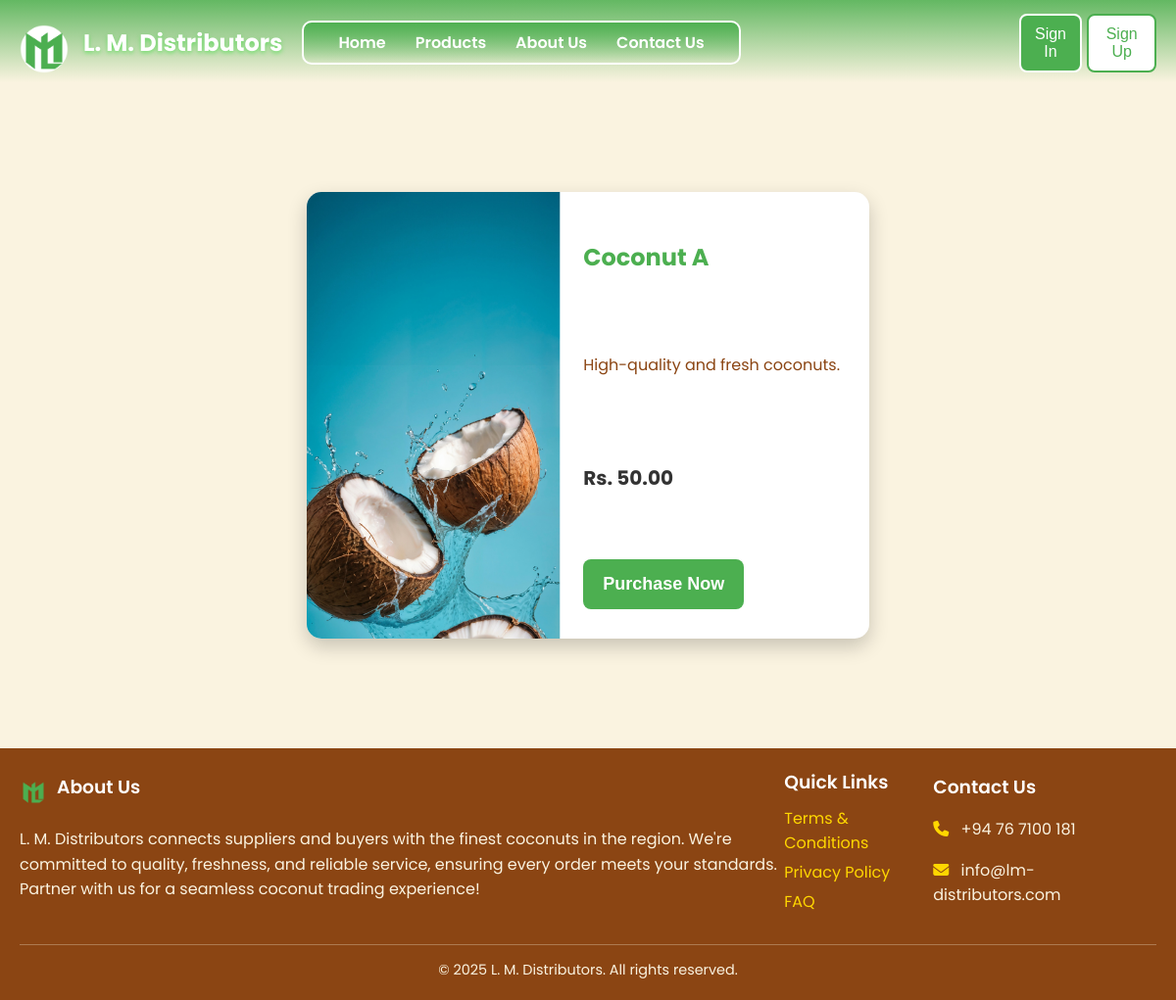
/product-details.php?productid=1, run on the app's committed database.
### tables this page shows
CREATE TABLE `product` (
  `productid` int(11) NOT NULL,
  `name` varchar(255) NOT NULL,
  `description` text NOT NULL,
  `price` decimal(10,2) NOT NULL,
  `image` varchar(255) DEFAULT NULL,
  `category` varchar(100) NOT NULL,
  `quantity` int(11) NOT NULL
);

### product-details.php (the view, shortened to what this page needs)
<?php
    include_once 'config.php';
    if (isset($_GET['productid'])) {
        $productid = intval($_GET['productid']);
        $sql = "SELECT * FROM product WHERE productid = ?";
        $stmt = $conn->prepare($sql);
        $stmt->bind_param("i", $productid);
        $stmt->execute();
        $result = $stmt->get_result();
        if ($result->num_rows > 0) {
            $product = $result->fetch_assoc();
        }
    }
?>
<!DOCTYPE html>
<html lang="en">
<head>
    <link rel="stylesheet" href="./css/product-details.css">
    <link rel="stylesheet" href="https://cdnjs.cloudflare.com/ajax/libs/font-awesome/6.0.0-beta3/css/all.min.css">
</head>
<body>
    <?php include 'header.php'; ?>
    <section class="product-details">
        <div class="product-card">
            <div class="product-image">
                <img src="./images/products/<?php echo htmlspecialchars($product['image']); ?>" alt="<?php echo htmlspecialchars($product['name']); ?>" />
            </div>
            <div class="product-info">
                <h1><?php echo htmlspecialchars($product['name']); ?></h1>
                <p class="product-description"><?php echo htmlspecialchars($product['description']); ?></p>
                <p class="product-price">Rs. <?php echo number_format($product['price'], 2); ?></p>
                <form action="purchase-item.php" method="POST">
                    <button type="submit" class="purchase-button" name="purchase-button">Purchase Now</button>
                </form>
            </div>
        </div>
    </section>
    <?php include 'footer.php'; ?>
</body>
</html>

### css/product-details.css (style rules this page uses)
body { margin: 0; font-family: 'Poppins', sans-serif; background-color: #FAF3E0; color: #333; }
.product-details { display: flex; justify-content: center; align-items: center; min-height: 80vh; padding: 20px; }
.product-card { display: flex; flex-wrap: wrap; max-width: 900px; background: #fff; box-shadow: 0 8px 20px rgba(0, 0, 0, 0.2); border-radius: 15px; overflow: hidden; animation: fadeIn 1s ease-in-out; }
.product-image img { max-width: 450px; max-height: 450px; width: 100%; height: auto; object-fit: cover; scale: 1.05; transition: margin-right 0.5s ease, transform 0.5s; }
.product-info { padding: 30px; flex: 1; display: flex; flex-direction: column; justify-content: space-between; }
.product-info h1 { color: #4CAF50; margin-bottom: 15px; animation: slideInLeft 1s ease-in-out; }
.product-description { color: #8B4513; margin-bottom: 20px; animation: slideInRight 1s ease-in-out; }
.product-price { font-size: 20px; font-weight: bold; color: #333; margin-bottom: 20px; animation: fadeIn 1.5s ease-in-out; }
.purchase-button { background-color: #4CAF50; color: white; border: none; padding: 15px 20px; border-radius: 8px; font-size: 18px; font-weight: bold; cursor: pointer; transition: background-color 0.3s ease, transform 0.3s ease; }

### data on the page
product: image (picture), name "Coconut A", description "High-quality and fresh coconuts.", price "50.00"
